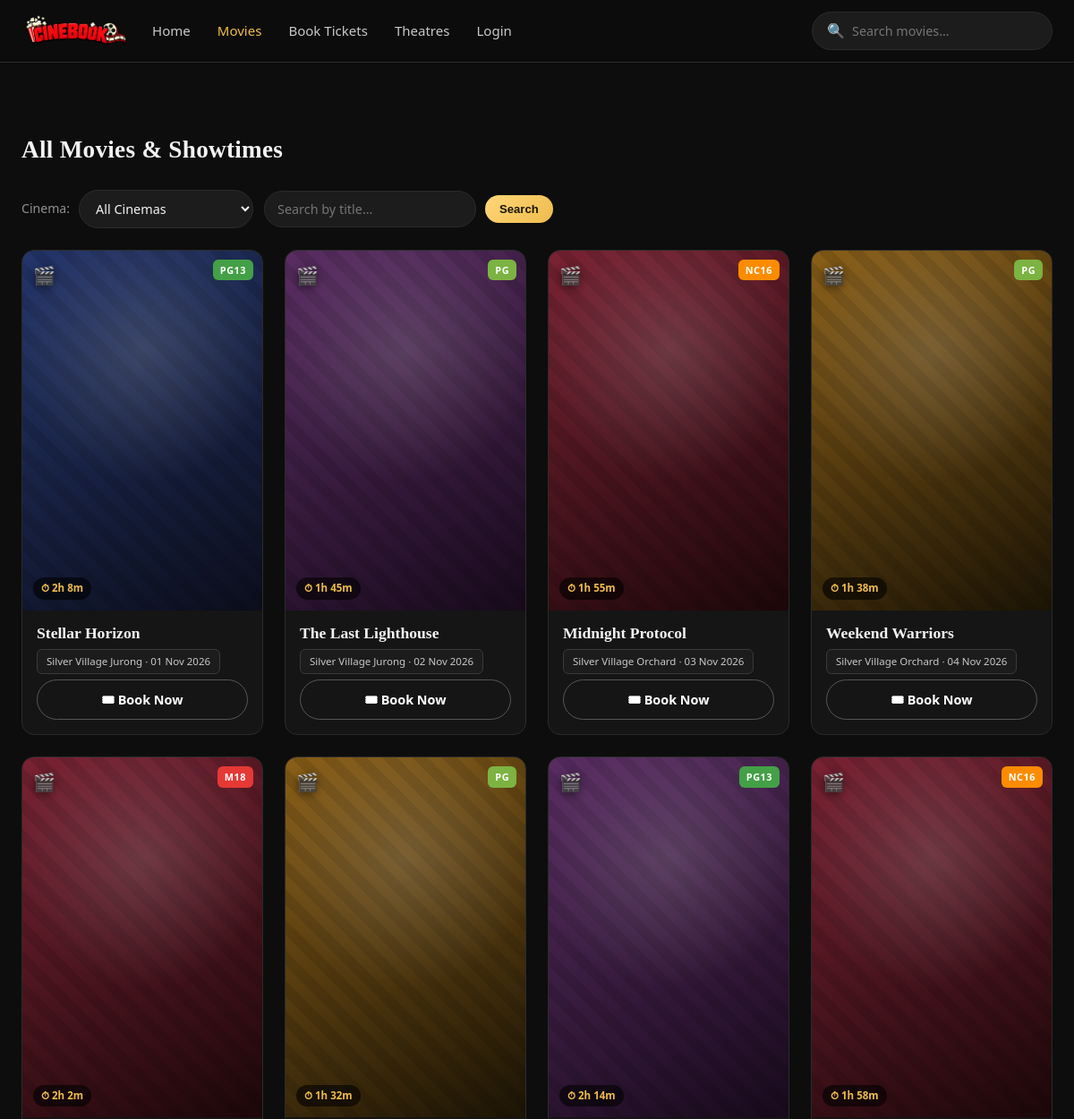
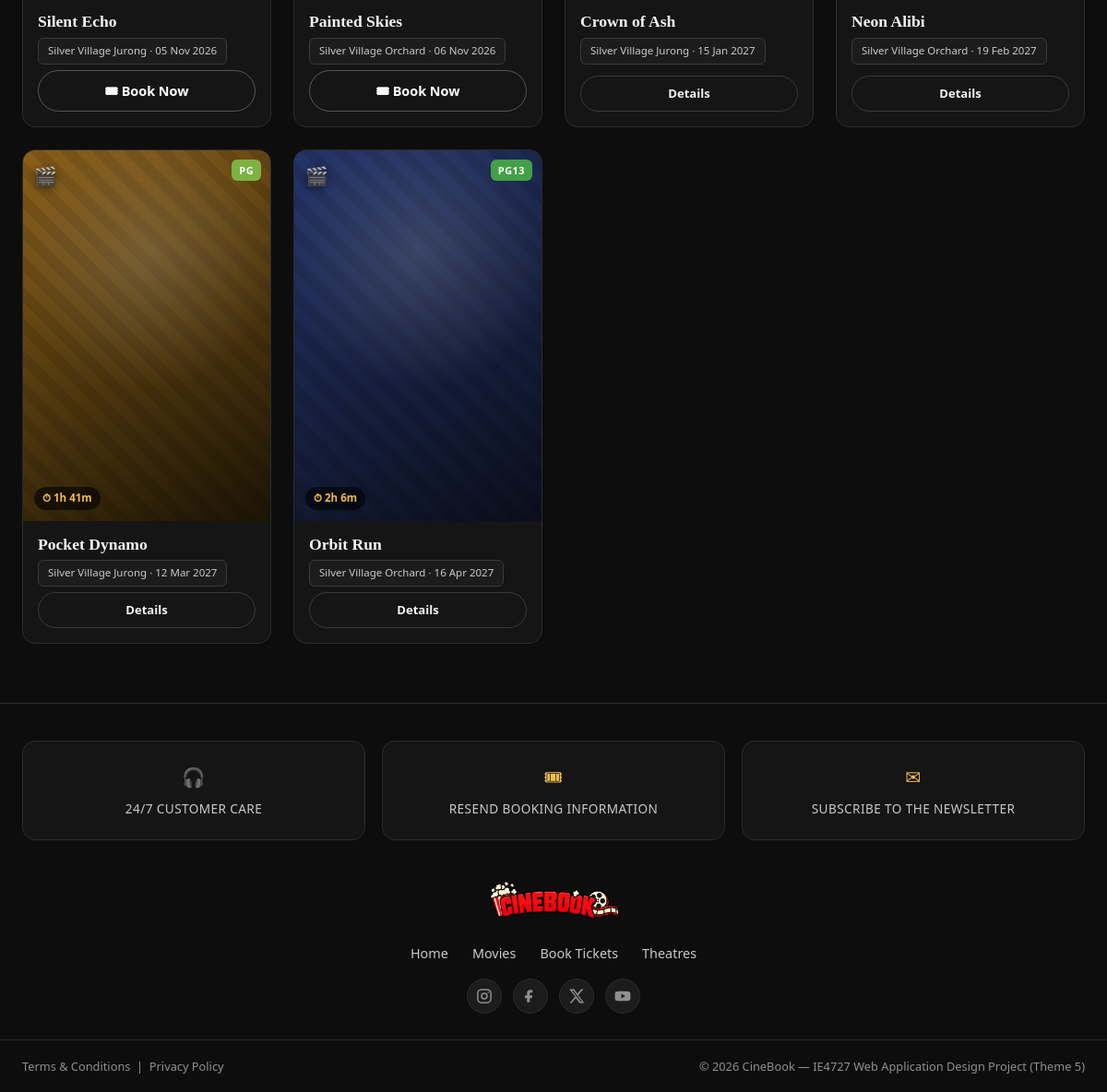
The app's page /movies.php with its own data (2 pictures, top to bottom).
### tables this page shows
CREATE TABLE movie (
    Movie_ID INT AUTO_INCREMENT PRIMARY KEY,
    Location VARCHAR(150),
    Date DATE,
    Showtime TIME,
    Description TEXT,
    Title VARCHAR(150) NOT NULL,
    Poster VARCHAR(255) NOT NULL DEFAULT '',
    Backdrop VARCHAR(255) NOT NULL DEFAULT '',
    Trailer_File VARCHAR(255) NULL DEFAULT NULL,
    Genre VARCHAR(80),
    Duration_Min INT,
    Certificate VARCHAR(10) DEFAULT 'PG',
    Stars TINYINT DEFAULT 4,
    Status VARCHAR(20) DEFAULT 'showing',
    Cinema_ID INT,
    FOREIGN KEY (Cinema_ID) REFERENCES cinema(Cinema_ID)
);

CREATE TABLE cinema (
    Cinema_ID INT AUTO_INCREMENT PRIMARY KEY,
    Cinema_Name VARCHAR(100) NOT NULL,
    Cinema_Cont VARCHAR(20),
    Bran_ID INT,
    FOREIGN KEY (Bran_ID) REFERENCES branch(Bran_ID)
);

### movies.php (the view, shortened to what this page needs)
<?php
require_once 'includes/db_connect.php';
include 'includes/header.php';
$q = is_string($_GET['q'] ?? null) ? trim($_GET['q']) : '';
$q = substr($q, 0, 100);
$sql = "SELECT m.Movie_ID, m.Title, m.Genre, m.Duration_Min, m.Date, m.Showtime,
               m.Certificate, m.Stars, m.Status, m.Poster, c.Cinema_Name
        FROM movie m LEFT JOIN cinema c ON m.Cinema_ID = c.Cinema_ID
        WHERE m.Movie_ID IN (SELECT MIN(Movie_ID) FROM movie GROUP BY Title)";
$sql .= " ORDER BY m.Date ASC, m.Showtime ASC";
$stmt = $conn->prepare($sql);
$stmt->execute();
$result = $stmt->get_result();
?>
<div class="section-head">
    <h2><?php echo $q !== '' ? 'Results for “' . htmlspecialchars($q) . '”' : 'All Movies &amp; Showtimes'; ?></h2>
</div>
<div class="toolbar">
    <form method="GET" action="movies.php">
        <label for="cinema">Cinema:</label>
        <select name="cinema" id="cinema" onchange="this.form.submit()">
            <option value="0">All Cinemas</option>
        </select>
    </form>
    <form method="GET" action="movies.php">
        <input type="search" name="q" placeholder="Search by title…" value="<?php echo htmlspecialchars($q); ?>">
        <button type="submit" class="btn btn-sm">Search</button>
    </form>
</div>
<div class="movie-grid">
<?php if ($result && $result->num_rows > 0): ?>
    <?php while ($row = $result->fetch_assoc()): ?>
        <div class="movie-card">
            <a class="poster<?php echo poster_has_img($row['Poster']); ?>" data-genre="<?php echo htmlspecialchars($row['Genre']); ?>"<?php echo poster_style($row['Poster']); ?>
               href="movie_details.php?id=<?php echo $row['Movie_ID']; ?>">
                <?php echo cert_badge($row['Certificate']); ?>
                <span class="dur-pill">&#9201; <?php echo formatDuration($row['Duration_Min']); ?></span>
            </a>
            <div class="movie-card-foot">
                <a class="mc-title" href="movie_details.php?id=<?php echo $row['Movie_ID']; ?>"><?php echo htmlspecialchars($row['Title']); ?></a>
                <div class="mc-location"><?php echo htmlspecialchars($row['Cinema_Name']); ?> &middot; <?php echo date("d M Y", strtotime($row['Date'])); ?></div>
                <?php if ($row['Status'] === 'coming'): ?>
                    <a href="movie_details.php?id=<?php echo $row['Movie_ID']; ?>" class="btn btn-sm btn-ghost">Details</a>
                <?php else: ?>
                    <a href="booking.php?movie_id=<?php echo $row['Movie_ID']; ?>" class="book-now-btn">
                        🎟 Book Now
                    </a>
                <?php endif; ?>
            </div>
        </div>
    <?php endwhile; ?>
<?php else: ?>
    <div class="empty-state"><div class="big">&#128269;</div><p>No movies found<?php echo $q !== '' ? ' for “' . htmlspecialchars($q) . '”' : ''; ?>. <a href="movies.php" style="color:var(--gold);">Clear filters</a>.</p></div>
<?php endif; ?>
</div>
<?php include 'includes/footer.php'; $conn->close(); ?>

### includes/functions.php (shortened to what this page needs)
<?php
function poster_file($poster) {
    $poster = trim((string) $poster);
    return '';
}
function poster_has_img($poster) {
    return poster_file($poster) !== '' ? ' has-img' : '';
}
function poster_style($poster) {
    $f = poster_file($poster);
    if ($f === '') return '';
    return ' style="background-image:url(\'images/posters/' . htmlspecialchars(rawurlencode($f)) . '\')"';
}
function cert_badge($cert) {
    $cert = trim((string) $cert);
    $cls = preg_replace('/[^A-Z0-9]/', '', strtoupper($cert));
    return '<span class="cert-badge cert-' . $cls . '">' . htmlspecialchars($cert) . '</span>';
}

### records on screen
movie: Certificate "PG13", Duration_Min "2h 8m", Title "Stellar Horizon", Cinema_ID.Cinema_Name "Silver Village Jurong", Date "01 Nov 2026"
movie: Certificate "PG", Duration_Min "1h 45m", Title "The Last Lighthouse", Cinema_ID.Cinema_Name "Silver Village Jurong", Date "02 Nov 2026"
movie: Certificate "NC16", Duration_Min "1h 55m", Title "Midnight Protocol", Cinema_ID.Cinema_Name "Silver Village Orchard", Date "03 Nov 2026"
movie: Certificate "PG", Duration_Min "1h 38m", Title "Weekend Warriors", Cinema_ID.Cinema_Name "Silver Village Orchard", Date "04 Nov 2026"
movie: Certificate "M18", Duration_Min "2h 2m", Title "Silent Echo", Cinema_ID.Cinema_Name "Silver Village Jurong", Date "05 Nov 2026"
movie: Certificate "PG", Duration_Min "1h 32m", Title "Painted Skies", Cinema_ID.Cinema_Name "Silver Village Orchard", Date "06 Nov 2026"
movie: Certificate "PG13", Duration_Min "2h 14m", Title "Crown of Ash", Cinema_ID.Cinema_Name "Silver Village Jurong", Date "15 Jan 2027"
movie: Certificate "NC16", Duration_Min "1h 58m", Title "Neon Alibi", Cinema_ID.Cinema_Name "Silver Village Orchard", Date "19 Feb 2027"
movie: Certificate "PG", Duration_Min "1h 41m", Title "Pocket Dynamo", Cinema_ID.Cinema_Name "Silver Village Jurong", Date "12 Mar 2027"
movie: Certificate "PG13", Duration_Min "2h 6m", Title "Orbit Run", Cinema_ID.Cinema_Name "Silver Village Orchard", Date "16 Apr 2027"
